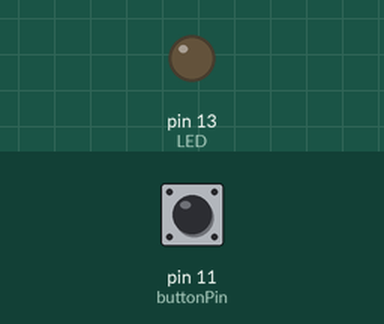
Bench run of a sketch on a simulated Arduino Uno, built with avr-gcc and run on an emulated ATmega328P. Parts: output pins drawn as LEDs (lit = HIGH). Inputs (shaded band) come from the test bench; at power-on: pin 11 (buttonPin) LOW.

Above: at 1.2 s.
1.3 s: pin 11 (buttonPin) pulled HIGH for 0.15 s
At 1.37 s:
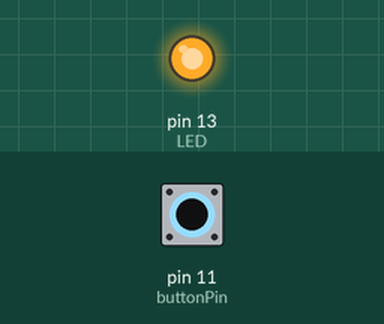
2.9 s: pin 11 (buttonPin) pulled HIGH for 3.2 s
At 6.7 s:
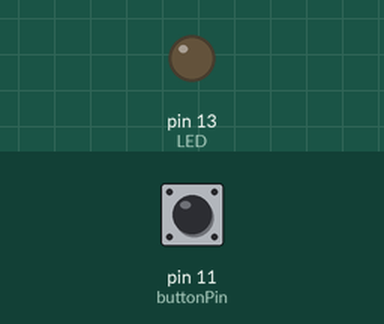
Timing chart, 0 to 8.2 s (numbered marks = the images above; inputs shaded):
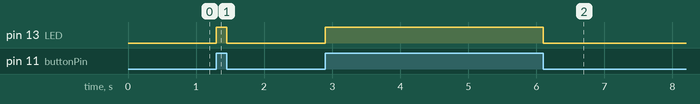

Measured:
- after the input at 1.3 s, pin 13 (LED): LOW → HIGH at once, → LOW 0.15 s later
- after the input at 2.9 s, pin 13 (LED): LOW → HIGH at once, → LOW 3.2 s later

The sketch:

sketch_aug18a.ino
```cpp
//Integrantes del grupo:
//Santiago Polanco
//Fabian Carvajal

int LED = 13;
int buttonPin = 11;
bool val;

void setup() {
  pinMode(LED, OUTPUT);
  pinMode(buttonPin, INPUT);
  Serial.begin(9600);
}

void loop() {
  val = digitalRead(buttonPin);
  if (val) {
    digitalWrite(LED, HIGH);
  } else {
    digitalWrite(LED, LOW);
  }
}
```
